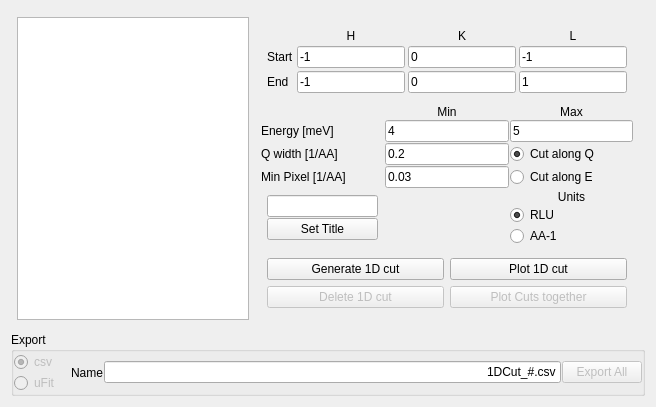
<?xml version="1.0" encoding="UTF-8"?>
<ui version="4.0">
 <class>Form</class>
 <widget class="QWidget" name="Form">
  <property name="geometry">
   <rect>
    <x>0</x>
    <y>0</y>
    <width>656</width>
    <height>398</height>
   </rect>
  </property>
  <property name="windowTitle">
   <string>Form</string>
  </property>
  <layout class="QVBoxLayout" name="verticalLayout_6" stretch="1,0">
   <item>
    <layout class="QHBoxLayout" name="horizontalLayout" stretch="1,0">
     <property name="leftMargin">
      <number>6</number>
     </property>
     <property name="topMargin">
      <number>6</number>
     </property>
     <property name="rightMargin">
      <number>6</number>
     </property>
     <property name="bottomMargin">
      <number>6</number>
     </property>
     <item>
      <widget class="QListView" name="Cut1D_listView">
       <property name="toolTip">
        <string>List of generated cuts</string>
       </property>
       <property name="statusTip">
        <string>List of generated cuts</string>
       </property>
       <property name="alternatingRowColors">
        <bool>true</bool>
       </property>
       <property name="selectionMode">
        <enum>QAbstractItemView::ExtendedSelection</enum>
       </property>
      </widget>
     </item>
     <item>
      <layout class="QVBoxLayout" name="verticalLayout_2">
       <property name="leftMargin">
        <number>6</number>
       </property>
       <property name="topMargin">
        <number>6</number>
       </property>
       <property name="rightMargin">
        <number>6</number>
       </property>
       <property name="bottomMargin">
        <number>6</number>
       </property>
       <item>
        <layout class="QGridLayout" name="gridLayout_3">
         <property name="leftMargin">
          <number>6</number>
         </property>
         <property name="topMargin">
          <number>6</number>
         </property>
         <property name="rightMargin">
          <number>6</number>
         </property>
         <property name="bottomMargin">
          <number>6</number>
         </property>
         <property name="spacing">
          <number>3</number>
         </property>
         <item row="1" column="1">
          <widget class="QLineEdit" name="Cut1D_HStart_lineEdit">
           <property name="toolTip">
            <string>Start position for cut</string>
           </property>
           <property name="statusTip">
            <string>Start position for cut</string>
           </property>
           <property name="text">
            <string>-1</string>
           </property>
          </widget>
         </item>
         <item row="0" column="3">
          <widget class="QLabel" name="Cut1D_Llabel">
           <property name="toolTip">
            <string>Unit of 1D cut</string>
           </property>
           <property name="statusTip">
            <string>Unit of 1D cut</string>
           </property>
           <property name="text">
            <string>L</string>
           </property>
           <property name="alignment">
            <set>Qt::AlignCenter</set>
           </property>
          </widget>
         </item>
         <item row="1" column="0">
          <widget class="QLabel" name="Cut1D_StartLabel">
           <property name="toolTip">
            <string>Start position for cut</string>
           </property>
           <property name="statusTip">
            <string>Start position for cut</string>
           </property>
           <property name="text">
            <string>Start</string>
           </property>
          </widget>
         </item>
         <item row="2" column="2">
          <widget class="QLineEdit" name="Cut1D_KEnd_lineEdit">
           <property name="toolTip">
            <string>End position for cut</string>
           </property>
           <property name="statusTip">
            <string>End position for cut</string>
           </property>
           <property name="text">
            <string>0</string>
           </property>
          </widget>
         </item>
         <item row="2" column="1">
          <widget class="QLineEdit" name="Cut1D_HEnd_lineEdit">
           <property name="toolTip">
            <string>End position for cut</string>
           </property>
           <property name="statusTip">
            <string>End position for cut</string>
           </property>
           <property name="text">
            <string>-1</string>
           </property>
          </widget>
         </item>
         <item row="2" column="3">
          <widget class="QLineEdit" name="Cut1D_LEnd_lineEdit">
           <property name="toolTip">
            <string>End position for cut</string>
           </property>
           <property name="statusTip">
            <string>End position for cut</string>
           </property>
           <property name="text">
            <string>1</string>
           </property>
          </widget>
         </item>
         <item row="1" column="3">
          <widget class="QLineEdit" name="Cut1D_LStart_lineEdit">
           <property name="toolTip">
            <string>Start position for cut</string>
           </property>
           <property name="statusTip">
            <string>Start position for cut</string>
           </property>
           <property name="text">
            <string>-1</string>
           </property>
          </widget>
         </item>
         <item row="2" column="0">
          <widget class="QLabel" name="Cut1D_StopLabel">
           <property name="toolTip">
            <string>End position for cut</string>
           </property>
           <property name="statusTip">
            <string>End position for cut</string>
           </property>
           <property name="text">
            <string>End</string>
           </property>
          </widget>
         </item>
         <item row="1" column="2">
          <widget class="QLineEdit" name="Cut1D_KStart_lineEdit">
           <property name="toolTip">
            <string>Start position for cut</string>
           </property>
           <property name="statusTip">
            <string>Start position for cut</string>
           </property>
           <property name="text">
            <string>0</string>
           </property>
          </widget>
         </item>
         <item row="0" column="1">
          <widget class="QLabel" name="Cut1D_Hlabel">
           <property name="toolTip">
            <string>Unit of 1D cut</string>
           </property>
           <property name="statusTip">
            <string>Unit of 1D cut</string>
           </property>
           <property name="text">
            <string>H</string>
           </property>
           <property name="alignment">
            <set>Qt::AlignCenter</set>
           </property>
          </widget>
         </item>
         <item row="0" column="2">
          <widget class="QLabel" name="Cut1D_Klabel">
           <property name="toolTip">
            <string>Unit of 1D cut</string>
           </property>
           <property name="statusTip">
            <string>Unit of 1D cut</string>
           </property>
           <property name="text">
            <string>K</string>
           </property>
           <property name="alignment">
            <set>Qt::AlignCenter</set>
           </property>
          </widget>
         </item>
        </layout>
       </item>
       <item>
        <layout class="QGridLayout" name="gridLayout_4">
         <property name="spacing">
          <number>1</number>
         </property>
         <item row="1" column="0">
          <widget class="QLabel" name="label_9">
           <property name="text">
            <string>Energy [meV]</string>
           </property>
          </widget>
         </item>
         <item row="0" column="1">
          <widget class="QLabel" name="label_2">
           <property name="toolTip">
            <string>Minimum energy in meV</string>
           </property>
           <property name="statusTip">
            <string>Minimum energy in meV</string>
           </property>
           <property name="text">
            <string>Min</string>
           </property>
           <property name="alignment">
            <set>Qt::AlignCenter</set>
           </property>
          </widget>
         </item>
         <item row="2" column="0">
          <widget class="QLabel" name="label_10">
           <property name="toolTip">
            <string>Width orthogonal to cut over which integration is performed</string>
           </property>
           <property name="statusTip">
            <string>Width orthogonal to cut over which integration is performed</string>
           </property>
           <property name="text">
            <string>Q width [1/AA]</string>
           </property>
          </widget>
         </item>
         <item row="1" column="2">
          <widget class="QLineEdit" name="Cut1D_EMax_lineEdit">
           <property name="toolTip">
            <string>Maximum energy in meV</string>
           </property>
           <property name="statusTip">
            <string>Maximum energy in meV</string>
           </property>
           <property name="text">
            <string>5</string>
           </property>
          </widget>
         </item>
         <item row="3" column="2">
          <widget class="QRadioButton" name="Cut1D_SelectCut_E_radioButton">
           <property name="toolTip">
            <string>Perform cut along E for constant Q</string>
           </property>
           <property name="statusTip">
            <string>Perform cut along E for constant Q</string>
           </property>
           <property name="text">
            <string>Cut along E</string>
           </property>
           <attribute name="buttonGroup">
            <string notr="true">buttonGroup_2</string>
           </attribute>
          </widget>
         </item>
         <item row="3" column="1">
          <widget class="QLineEdit" name="Cut1D_MinPixel_lineEdit">
           <property name="toolTip">
            <string>Integration step size along cut</string>
           </property>
           <property name="statusTip">
            <string>Integration step size along cut</string>
           </property>
           <property name="text">
            <string>0.03</string>
           </property>
          </widget>
         </item>
         <item row="1" column="1">
          <widget class="QLineEdit" name="Cut1D_EMin_lineEdit">
           <property name="toolTip">
            <string>Minimum energy in meV</string>
           </property>
           <property name="statusTip">
            <string>Minimum energy in meV</string>
           </property>
           <property name="text">
            <string>4</string>
           </property>
          </widget>
         </item>
         <item row="5" column="0">
          <layout class="QVBoxLayout" name="verticalLayout">
           <property name="leftMargin">
            <number>6</number>
           </property>
           <property name="topMargin">
            <number>6</number>
           </property>
           <property name="rightMargin">
            <number>6</number>
           </property>
           <property name="bottomMargin">
            <number>6</number>
           </property>
           <item>
            <widget class="QLineEdit" name="Cut1D_SetTitle_lineEdit">
             <property name="toolTip">
              <string>Set title of current figure</string>
             </property>
             <property name="statusTip">
              <string>Set title of current figure</string>
             </property>
            </widget>
           </item>
           <item>
            <widget class="QPushButton" name="Cut1D_SetTitle_button">
             <property name="toolTip">
              <string>Set title of current figure</string>
             </property>
             <property name="statusTip">
              <string>Set title of current figure</string>
             </property>
             <property name="text">
              <string>Set Title</string>
             </property>
            </widget>
           </item>
          </layout>
         </item>
         <item row="2" column="2">
          <widget class="QRadioButton" name="Cut1D_SelectCut_Q_radioButton">
           <property name="toolTip">
            <string>Perform cut along Q for constant E</string>
           </property>
           <property name="statusTip">
            <string>Perform cut along Q for constant E</string>
           </property>
           <property name="text">
            <string>Cut along Q</string>
           </property>
           <property name="checked">
            <bool>true</bool>
           </property>
           <attribute name="buttonGroup">
            <string notr="true">buttonGroup_2</string>
           </attribute>
          </widget>
         </item>
         <item row="3" column="0">
          <widget class="QLabel" name="Cut1D_MinPixel_label">
           <property name="toolTip">
            <string>Integration step size along cut</string>
           </property>
           <property name="statusTip">
            <string>Integration step size along cut</string>
           </property>
           <property name="text">
            <string>Min Pixel [1/AA]</string>
           </property>
          </widget>
         </item>
         <item row="2" column="1">
          <widget class="QLineEdit" name="Cut1D_Width_lineEdit">
           <property name="toolTip">
            <string>Width orthogonal to cut over which integration is performed</string>
           </property>
           <property name="statusTip">
            <string>Width orthogonal to cut over which integration is performed</string>
           </property>
           <property name="text">
            <string>0.2</string>
           </property>
          </widget>
         </item>
         <item row="0" column="2">
          <widget class="QLabel" name="label_8">
           <property name="toolTip">
            <string>Maximum energy in meV</string>
           </property>
           <property name="statusTip">
            <string>Maximum energy in meV</string>
           </property>
           <property name="text">
            <string>Max</string>
           </property>
           <property name="alignment">
            <set>Qt::AlignCenter</set>
           </property>
          </widget>
         </item>
         <item row="5" column="2">
          <layout class="QVBoxLayout" name="verticalLayout_5">
           <item>
            <widget class="QLabel" name="label_3">
             <property name="toolTip">
              <string>Units used for cut</string>
             </property>
             <property name="statusTip">
              <string>Units used for cut</string>
             </property>
             <property name="text">
              <string>Units</string>
             </property>
             <property name="alignment">
              <set>Qt::AlignCenter</set>
             </property>
            </widget>
           </item>
           <item>
            <widget class="QRadioButton" name="Cut1D_SelectUnits_RLU_radioButton">
             <property name="toolTip">
              <string>Units used for cut</string>
             </property>
             <property name="statusTip">
              <string>Units used for cut</string>
             </property>
             <property name="text">
              <string>RLU</string>
             </property>
             <property name="checked">
              <bool>true</bool>
             </property>
             <attribute name="buttonGroup">
              <string notr="true">buttonGroup</string>
             </attribute>
            </widget>
           </item>
           <item>
            <widget class="QRadioButton" name="Cut1D_SelectUnits_AA_radioButton">
             <property name="toolTip">
              <string>Units used for cut</string>
             </property>
             <property name="statusTip">
              <string>Units used for cut</string>
             </property>
             <property name="text">
              <string>AA-1</string>
             </property>
             <attribute name="buttonGroup">
              <string notr="true">buttonGroup</string>
             </attribute>
            </widget>
           </item>
          </layout>
         </item>
        </layout>
       </item>
       <item>
        <layout class="QGridLayout" name="gridLayout_2" rowstretch="1,1" columnstretch="0,0">
         <property name="leftMargin">
          <number>6</number>
         </property>
         <property name="topMargin">
          <number>6</number>
         </property>
         <property name="rightMargin">
          <number>6</number>
         </property>
         <property name="bottomMargin">
          <number>6</number>
         </property>
         <property name="spacing">
          <number>6</number>
         </property>
         <item row="0" column="1">
          <widget class="QPushButton" name="Cut1D_plot_button">
           <property name="toolTip">
            <string>Generate and plot 1D cut and add to list</string>
           </property>
           <property name="statusTip">
            <string>Generate and plot 1D cut and add to list</string>
           </property>
           <property name="text">
            <string>Plot 1D cut</string>
           </property>
          </widget>
         </item>
         <item row="0" column="0">
          <widget class="QPushButton" name="Cut1D_Generate1D_button">
           <property name="sizePolicy">
            <sizepolicy hsizetype="Preferred" vsizetype="Fixed">
             <horstretch>0</horstretch>
             <verstretch>0</verstretch>
            </sizepolicy>
           </property>
           <property name="toolTip">
            <string>Generate 1D cut and add to list</string>
           </property>
           <property name="statusTip">
            <string>Generate 1D cut and add to list</string>
           </property>
           <property name="text">
            <string>Generate 1D cut</string>
           </property>
          </widget>
         </item>
         <item row="1" column="0">
          <widget class="QPushButton" name="Cut1D_Delete1D_btn">
           <property name="enabled">
            <bool>false</bool>
           </property>
           <property name="toolTip">
            <string>Delete current cut(s) from list</string>
           </property>
           <property name="statusTip">
            <string>Delete current cut(s) from list</string>
           </property>
           <property name="text">
            <string>Delete 1D cut</string>
           </property>
          </widget>
         </item>
         <item row="1" column="1">
          <widget class="QPushButton" name="Cut1D_plotTogether_btn">
           <property name="enabled">
            <bool>false</bool>
           </property>
           <property name="toolTip">
            <string>Plot Selected 1D Cuts together</string>
           </property>
           <property name="statusTip">
            <string>Plot Selected 1D Cuts together</string>
           </property>
           <property name="text">
            <string>Plot Cuts together</string>
           </property>
          </widget>
         </item>
        </layout>
       </item>
       <item>
        <spacer name="verticalSpacer">
         <property name="orientation">
          <enum>Qt::Vertical</enum>
         </property>
         <property name="sizeHint" stdset="0">
          <size>
           <width>20</width>
           <height>40</height>
          </size>
         </property>
        </spacer>
       </item>
      </layout>
     </item>
    </layout>
   </item>
   <item>
    <widget class="QGroupBox" name="groupBox">
     <property name="toolTip">
      <string>Export current list of cuts</string>
     </property>
     <property name="statusTip">
      <string>Export current list of cuts</string>
     </property>
     <property name="title">
      <string>Export</string>
     </property>
     <layout class="QHBoxLayout" name="horizontalLayout_2">
      <property name="spacing">
       <number>1</number>
      </property>
      <property name="leftMargin">
       <number>0</number>
      </property>
      <property name="topMargin">
       <number>0</number>
      </property>
      <property name="rightMargin">
       <number>0</number>
      </property>
      <property name="bottomMargin">
       <number>0</number>
      </property>
      <item>
       <layout class="QVBoxLayout" name="verticalLayout_3">
        <property name="sizeConstraint">
         <enum>QLayout::SetFixedSize</enum>
        </property>
        <property name="rightMargin">
         <number>10</number>
        </property>
        <item>
         <widget class="QRadioButton" name="Cut1D_ExporCSV_radioBtn">
          <property name="enabled">
           <bool>false</bool>
          </property>
          <property name="text">
           <string>csv</string>
          </property>
          <property name="checked">
           <bool>true</bool>
          </property>
          <attribute name="buttonGroup">
           <string notr="true">buttonGroup_3</string>
          </attribute>
         </widget>
        </item>
        <item>
         <widget class="QRadioButton" name="Cut1D_ExporUFIT_radioBtn">
          <property name="enabled">
           <bool>false</bool>
          </property>
          <property name="text">
           <string>uFit</string>
          </property>
          <attribute name="buttonGroup">
           <string notr="true">buttonGroup_3</string>
          </attribute>
         </widget>
        </item>
       </layout>
      </item>
      <item>
       <widget class="QLabel" name="label">
        <property name="text">
         <string>Name</string>
        </property>
       </widget>
      </item>
      <item>
       <widget class="QLineEdit" name="Cut1D_ExportName_lineEdit">
        <property name="toolTip">
         <string>Name of exported file(s) - Include a '#' to insert given name of cut</string>
        </property>
        <property name="statusTip">
         <string>Name of exported file(s) - Include a '#' to insert given name of cut</string>
        </property>
        <property name="text">
         <string>1DCut_#.csv</string>
        </property>
        <property name="alignment">
         <set>Qt::AlignRight|Qt::AlignTrailing|Qt::AlignVCenter</set>
        </property>
       </widget>
      </item>
      <item>
       <widget class="QPushButton" name="Cut1D_Export1D_btn">
        <property name="enabled">
         <bool>false</bool>
        </property>
        <property name="text">
         <string>Export All</string>
        </property>
       </widget>
      </item>
     </layout>
    </widget>
   </item>
  </layout>
 </widget>
 <tabstops>
  <tabstop>Cut1D_Generate1D_button</tabstop>
  <tabstop>Cut1D_plot_button</tabstop>
  <tabstop>Cut1D_Delete1D_btn</tabstop>
  <tabstop>Cut1D_HStart_lineEdit</tabstop>
  <tabstop>Cut1D_KStart_lineEdit</tabstop>
  <tabstop>Cut1D_LStart_lineEdit</tabstop>
  <tabstop>Cut1D_HEnd_lineEdit</tabstop>
  <tabstop>Cut1D_KEnd_lineEdit</tabstop>
  <tabstop>Cut1D_LEnd_lineEdit</tabstop>
  <tabstop>Cut1D_EMin_lineEdit</tabstop>
  <tabstop>Cut1D_EMax_lineEdit</tabstop>
  <tabstop>Cut1D_Width_lineEdit</tabstop>
  <tabstop>Cut1D_MinPixel_lineEdit</tabstop>
  <tabstop>Cut1D_SelectCut_Q_radioButton</tabstop>
  <tabstop>Cut1D_SelectCut_E_radioButton</tabstop>
  <tabstop>Cut1D_SetTitle_lineEdit</tabstop>
  <tabstop>Cut1D_SetTitle_button</tabstop>
  <tabstop>Cut1D_SelectUnits_RLU_radioButton</tabstop>
  <tabstop>Cut1D_SelectUnits_AA_radioButton</tabstop>
 </tabstops>
 <resources/>
 <connections/>
 <buttongroups>
  <buttongroup name="buttonGroup_3"/>
  <buttongroup name="buttonGroup"/>
  <buttongroup name="buttonGroup_2"/>
 </buttongroups>
</ui>
